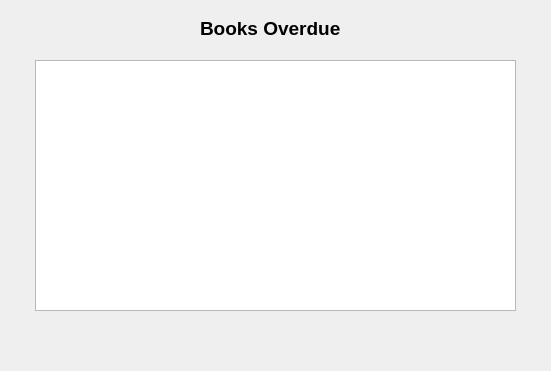
<?xml version="1.0" encoding="UTF-8"?>
<ui version="4.0">
 <class>homeFrame</class>
 <widget class="QFrame" name="homeFrame">
  <property name="windowModality">
   <enum>Qt::NonModal</enum>
  </property>
  <property name="geometry">
   <rect>
    <x>0</x>
    <y>0</y>
    <width>551</width>
    <height>371</height>
   </rect>
  </property>
  <property name="windowTitle">
   <string>Frame</string>
  </property>
  <property name="frameShape">
   <enum>QFrame::NoFrame</enum>
  </property>
  <property name="frameShadow">
   <enum>QFrame::Plain</enum>
  </property>
  <widget class="QLabel" name="label">
   <property name="geometry">
    <rect>
     <x>200</x>
     <y>20</y>
     <width>161</width>
     <height>16</height>
    </rect>
   </property>
   <property name="font">
    <font>
     <pointsize>14</pointsize>
     <weight>75</weight>
     <bold>true</bold>
    </font>
   </property>
   <property name="text">
    <string>Books Overdue</string>
   </property>
  </widget>
  <widget class="QTableWidget" name="overdueBooksTable">
   <property name="geometry">
    <rect>
     <x>35</x>
     <y>60</y>
     <width>481</width>
     <height>251</height>
    </rect>
   </property>
  </widget>
 </widget>
 <resources/>
 <connections/>
</ui>
